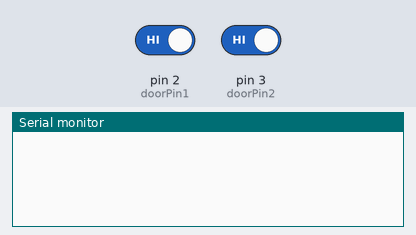
This sketch was run on a simulated Arduino Uno, built with avr-gcc and run on an emulated ATmega328P. Parts: the last lines printed to the serial monitor. Inputs (shaded band) come from the test bench; at power-on: pin 2 (doorPin1) HIGH, pin 3 (doorPin2) HIGH.

Above: at 1.2 s.
1.3 s: pin 2 (doorPin1) driven LOW
At 2.2 s:
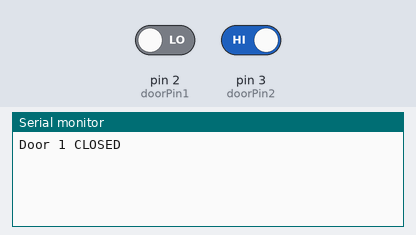
2.8 s: pin 2 (doorPin1) driven HIGH
At 3.3 s:
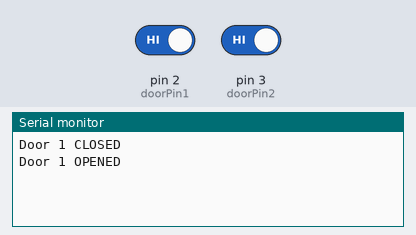
4.3 s: pin 3 (doorPin2) driven LOW
At 5.5 s:
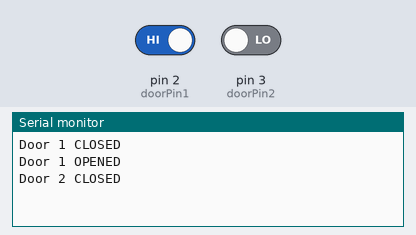
5.8 s: pin 3 (doorPin2) driven HIGH
At 6.9 s:
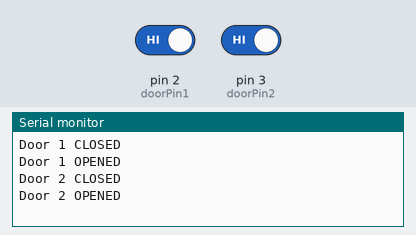

The sketch:

doorlogdt.ino
```cpp
const int doorPin1 = 2;
const int doorPin2 = 3;

int lastState1 = HIGH;
int lastState2 = HIGH;

void setup() {
  Serial.begin(9600);
  pinMode(doorPin1, INPUT_PULLUP);
  pinMode(doorPin2, INPUT_PULLUP);
}

void loop() {
  int state1 = digitalRead(doorPin1);
  int state2 = digitalRead(doorPin2);

  if (state1 != lastState1) {
    Serial.print("Door 1 ");
    Serial.println(state1 == HIGH ? "OPENED" : "CLOSED");
    lastState1 = state1;
  }

  if (state2 != lastState2) {
    Serial.print("Door 2 ");
    Serial.println(state2 == HIGH ? "OPENED" : "CLOSED");
    lastState2 = state2;
  }

  delay(100); // debounce + reduce noise
}
```

Measured:
- after the input at 1.3 s, the serial monitor: prints a new line at once (image 1)
- after the input at 2.8 s, the serial monitor: prints a new line at once (image 2)
- after the input at 4.3 s, the serial monitor: prints a new line at once (image 3)
- after the input at 5.8 s, the serial monitor: prints a new line at once (image 4)
